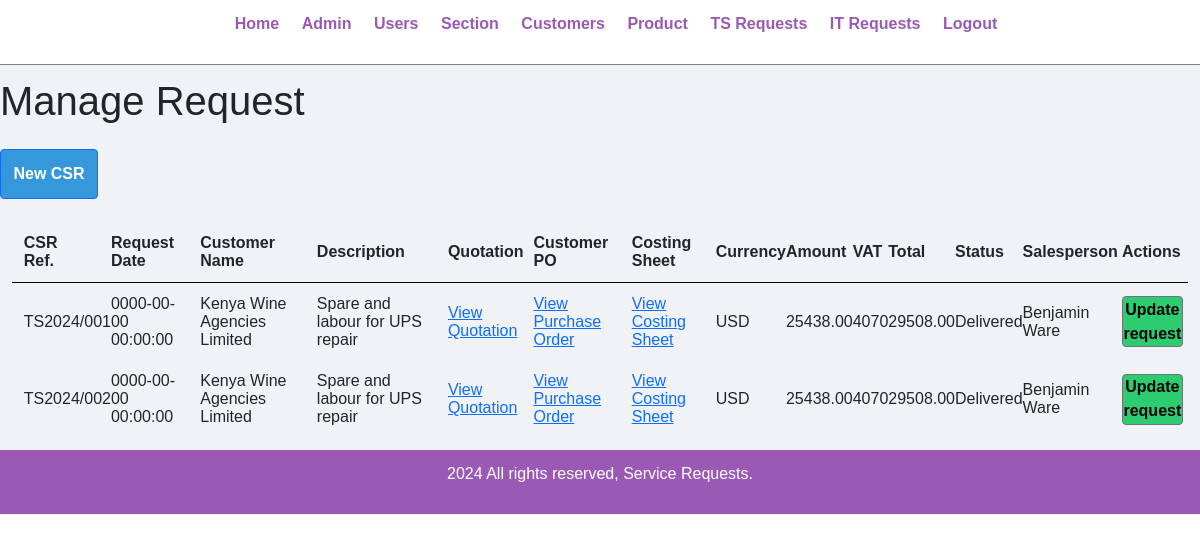
Before: /manage-request.php (signed in) with the older database file.
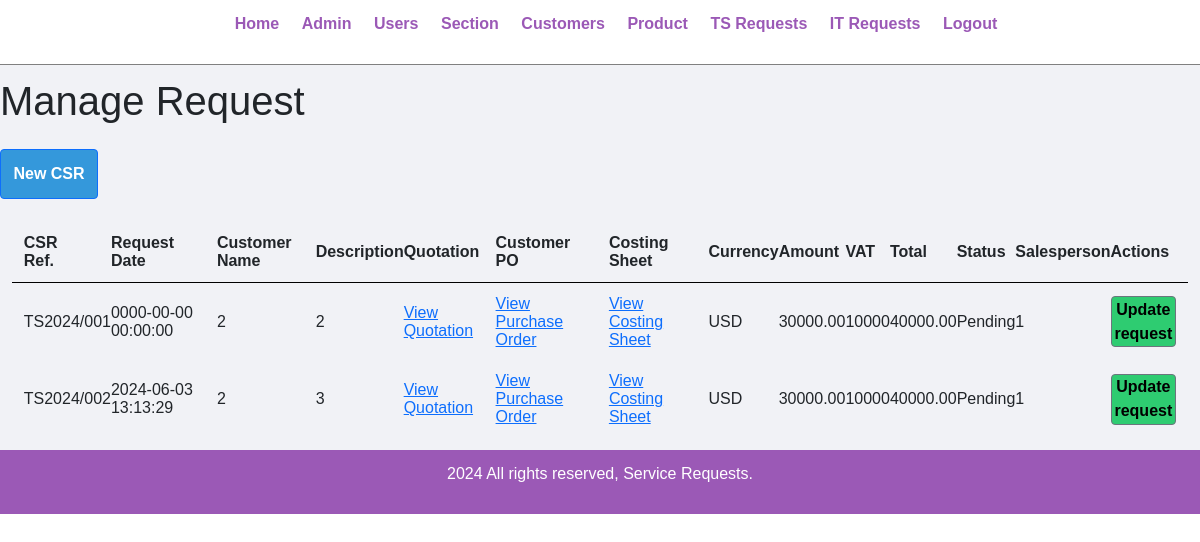
After: the same page with the newer database file.
### tables this page shows
CREATE TABLE `tbl_request` (
  `id` int(10) UNSIGNED NOT NULL,
  `request_date` timestamp NOT NULL DEFAULT current_timestamp() ON UPDATE current_timestamp(),
  `customer_name` varchar(150) NOT NULL,
  `quotation` varchar(255) NOT NULL,
  `customer_po` varchar(255) NOT NULL,
  `costing_sheet` varchar(255) NOT NULL,
  `currency` varchar(10) NOT NULL,
  `price` decimal(10,2) NOT NULL,
  `vat` decimal(10,0) NOT NULL,
  `total` decimal(10,2) NOT NULL,
  `status` varchar(50) NOT NULL,
  `sales_person` varchar(150) NOT NULL,
  `description` varchar(150) NOT NULL
);

### manage-request.php (the view, shortened to what the changed rows need)
<?php include('partials/menu.php'); ?>
<div class="main-content">
    <div class="wrapper" style="width:100%">
        <h1 class="row mb-4">Manage Request</h1>
        <table class="tbl-full">
            <tr>
                <th>CSR Ref.</th>
                <th>Request Date</th>
                <th>Customer Name</th>
                <th>Description</th>
                <th>Quotation</th>
                <th>Customer PO</th>
                <th>Costing Sheet</th>
                <th>Currency</th>
                <th>Amount</th>
                <th>VAT</th>
                <th>Total</th>
                <th>Status</th>
                <th>Salesperson</th>
                <th>Actions</th>
            </tr>
            <?php
                $sql = "SELECT * FROM tbl_request ORDER BY id ASC";
                $res = mysqli_query($conn, $sql);
                $count = mysqli_num_rows($res);
                $sn = 1;
                if($count>0)
                {
                    while($row=mysqli_fetch_assoc($res))
                    {
                        $id = $row['id'];
                        $request_date = $row['request_date'];
                        $customer_name = $row['customer_name'];
                        $description = $row['description'];
                        $quotation = $row['quotation'];
                        $customer_po = $row['customer_po'];
                        $costing_sheet = $row['costing_sheet'];
                        $currency = $row['currency'];
                        $price = $row['price'];
                        $vat = $row['vat'];
                        $total = $row['total'];
                        $status = $row['status'];
                        $salesperson = $row['sales_person'];
                        ?>
                            <tr>
                                <td><?php echo "TS" . date("Y") . "/" . sprintf('%03d', $sn++); ?></td>
                                <td><?php echo $request_date; ?></td>
                                <td><?php echo $customer_name; ?></td>
                                <td><?php echo $description; ?></td>
                                <td>
                                    <?php
                                        if ($quotation != "") {
                                            ?>
                                            <a href="<?php echo SITEURL; ?>uploads/files_ts/quotation/<?php echo $quotation; ?>" target="_blank">View Quotation</a>
                                        <?php
                                        } else {
                                            echo "<div class='error'>Please attach quotation.</div>";
                                        }
                                    ?>
                                </td>
                                <td>
                                    <?php
                                        if ($customer_po != "") {
                                            ?>
                                            <a href="<?php echo SITEURL; ?>uploads/files_ts/po/<?php echo $customer_po; ?>" target="_blank">View Purchase Order</a>
                                        <?php
                                        } else {
                                            echo "<div class='error'>Please attach purchase order.</div>";
                                        }
                                    ?>
                                </td>
                                <td>
                                    <?php
                                        if ($costing_sheet != "") {
                                            ?>
                                            <a href="<?php echo SITEURL; ?>uploads/files_ts/costing/<?php echo $costing_sheet; ?>" target="_blank">View Costing Sheet</a>
                                        <?php
                                        } else {
                                            echo "<div class='error'>Please attach costing sheet.</div>";
                                        }
                                    ?>
                                </td>
                                <td><?php echo $currency; ?></td>
                                <td><?php echo $price; ?></td>
                                <td><?php echo $vat; ?></td>
                                <td><?php echo $total; ?></td>
                                <td><?php echo $status; ?></td>
                                <td><?php echo $salesperson; ?></td>
                                <td>
                                    <a href="<?php echo SITEURL; ?>update-request.php?id=<?php echo $id; ?>" class="btn btn-secondary col-sm-2.5">Update request</a>
                                </td>
                            </tr>
                        <?php
                    }
                }
                else
                {
                    echo "<tr><td colspan='14' class='error'>No request available</td></tr>";
                }
            ?>
        </table>
    </div>
</div>
<?php include('partials/footer.php'); ?>

Changed rows visible on the page:
removed tbl_request: request_date "0000-00-00 00:00:00", customer_name "Kenya Wine Agencies Limited", description "Spare and labour for UPS repair", currency "USD", price "25438.00", vat "4070", total "29508.00", status "Delivered", sales_person "Benjamin Ware"
removed tbl_request: request_date "0000-00-00 00:00:00", customer_name "Kenya Wine Agencies Limited", description "Spare and labour for UPS repair", currency "USD", price "25438.00", vat "4070", total "29508.00", status "Delivered", sales_person "Benjamin Ware"
added tbl_request: request_date "0000-00-00 00:00:00", customer_name "2", description "2", currency "USD", price "30000.00", vat "10000", total "40000.00", status "Pending", sales_person "1"
added tbl_request: request_date "2024-06-03 13:13:29", customer_name "2", description "3", currency "USD", price "30000.00", vat "10000", total "40000.00", status "Pending", sales_person "1"
